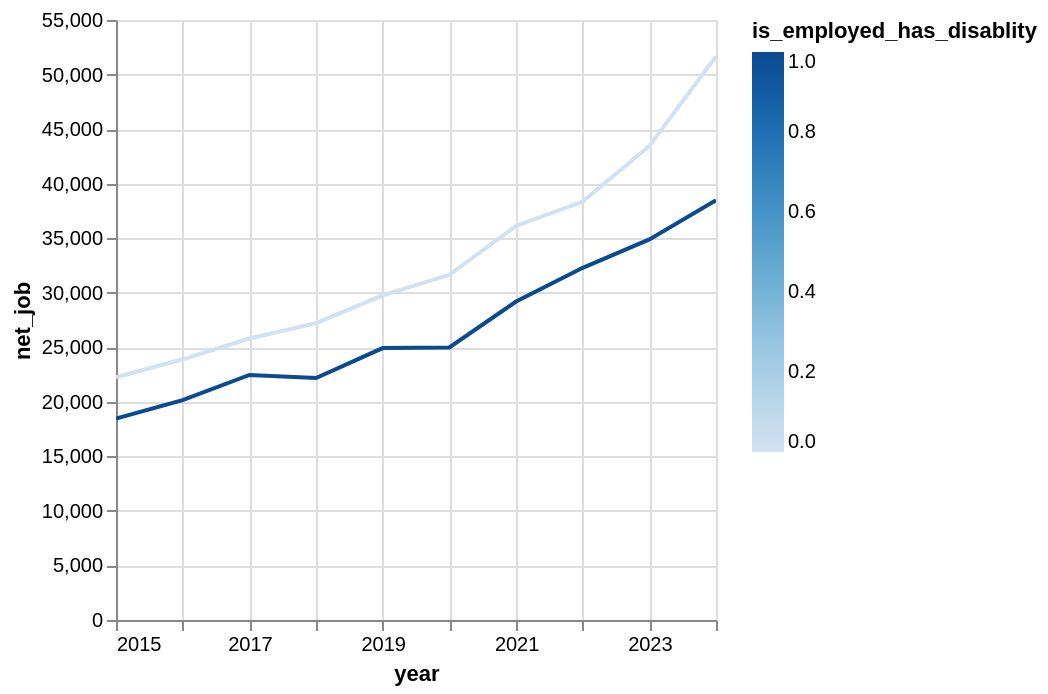

Notebook code cell kept with this figure:
### Code cell
(
    prepsm_data
        .filter(~pl.col('idind').is_in(ids_to_exclude_0 + ids_to_exclude_1))
        .with_columns(pl.col('year').cast(pl.Int32).cast(pl.String).str.to_date("%Y"))
        .group_by(['year', 'is_employed_has_disablity']).agg(pl.col('net_job').mean())
).plot.line(x='year', y='net_job', color='is_employed_has_disablity')

### Figure 1 — Vega specification as saved in the notebook (floating-point values rounded to 4 significant figures)
{"$schema": "https://vega.github.io/schema/vega/v6.json", "data": [{"name": "param_1e9efca18e7a2868_store"}, {"name": "source_0", "values": [{"year": "2018-01-01T00:00:00.000", "is_employed_has_disablity": 0, "net_job": 27220.0}, {"year": "2023-01-01T00:00:00.000", "is_employed_has_disablity": 1, "net_job": 34890.0}, {"year": "2016-01-01T00:00:00.000", "is_employed_has_disablity": 0, "net_job": 23900.0}, {"year": "2019-01-01T00:00:00.000", "is_employed_has_disablity": 0, "net_job": 29760.0}, {"year": "2020-01-01T00:00:00.000", "is_employed_has_disablity": 1, "net_job": 24990.0}, {"year": "2022-01-01T00:00:00.000", "is_employed_has_disablity": 1, "net_job": 32280.0}, {"year": "2017-01-01T00:00:00.000", "is_employed_has_disablity": 1, "net_job": 22460.0}, {"year": "2022-01-01T00:00:00.000", "is_employed_has_disablity": 0, "net_job": 38350.0}, {"year": "2019-01-01T00:00:00.000", "is_employed_has_disablity": 1, "net_job": 24930.0}, {"year": "2021-01-01T00:00:00.000", "is_employed_has_disablity": 0, "net_job": 36120.0}, {"year": "2021-01-01T00:00:00.000", "is_employed_has_disablity": 1, "net_job": 29200.0}, {"year": "2024-01-01T00:00:00.000", "is_employed_has_disablity": 1, "net_job": 38480.0}, {"year": "2015-01-01T00:00:00.000", "is_employed_has_disablity": 1, "net_job": 18470.0}, {"year": "2018-01-01T00:00:00.000", "is_employed_has_disablity": 1, "net_job": 22180.0}, {"year": "2023-01-01T00:00:00.000", "is_employed_has_disablity": 0, "net_job": 43450.0}, {"year": "2020-01-01T00:00:00.000", "is_employed_has_disablity": 0, "net_job": 31640.0}, {"year": "2016-01-01T00:00:00.000", "is_employed_has_disablity": 1, "net_job": 20150.0}, {"year": "2017-01-01T00:00:00.000", "is_employed_has_disablity": 0, "net_job": 25810.0}, {"year": "2024-01-01T00:00:00.000", "is_employed_has_disablity": 0, "net_job": 51660.0}, {"year": "2015-01-01T00:00:00.000", "is_employed_has_disablity": 0, "net_job": 22250.0}], "transform": [{"type": "formula", "expr": "toDate(datum['year'])", "as": "year"}]}, {"name": "source_0_y_domain_net_job", "values": [{"min": 18470.0, "max": 51660.0}]}, {"name": "source_0_color_domain_is_employed_has_disablity", "values": [{"min": 0, "max": 1}]}], "signals": [{"name": "unit", "value": {}, "on": [{"events": "pointermove", "update": "isTuple(group()) ? group() : unit"}]}, {"name": "param_1e9efca18e7a2868", "update": "vlSelectionResolve(\"param_1e9efca18e7a2868_store\", \"union\")"}, {"name": "param_1e9efca18e7a2868_year", "on": [{"events": [{"source": "view", "type": "dblclick"}], "update": "null"}, {"events": {"signal": "param_1e9efca18e7a2868_translate_delta"}, "update": "panLinear(param_1e9efca18e7a2868_translate_anchor.extent_x, -param_1e9efca18e7a2868_translate_delta.x / width)"}, {"events": {"signal": "param_1e9efca18e7a2868_zoom_delta"}, "update": "zoomLinear(domain(\"x\"), param_1e9efca18e7a2868_zoom_anchor.x, param_1e9efca18e7a2868_zoom_delta)"}]}, {"name": "param_1e9efca18e7a2868_net_job", "on": [{"events": [{"source": "view", "type": "dblclick"}], "update": "null"}, {"events": {"signal": "param_1e9efca18e7a2868_translate_delta"}, "update": "panLinear(param_1e9efca18e7a2868_translate_anchor.extent_y, param_1e9efca18e7a2868_translate_delta.y / height)"}, {"events": {"signal": "param_1e9efca18e7a2868_zoom_delta"}, "update": "zoomLinear(domain(\"y\"), param_1e9efca18e7a2868_zoom_anchor.y, param_1e9efca18e7a2868_zoom_delta)"}]}, {"name": "param_1e9efca18e7a2868_tuple", "on": [{"events": [{"signal": "param_1e9efca18e7a2868_year || param_1e9efca18e7a2868_net_job"}], "update": "param_1e9efca18e7a2868_year && param_1e9efca18e7a2868_net_job ? {unit: \"\", fields: param_1e9efca18e7a2868_tuple_fields, values: [param_1e9efca18e7a2868_year,param_1e9efca18e7a2868_net_job]} : null"}]}, {"name": "param_1e9efca18e7a2868_tuple_fields", "value": [{"field": "year", "channel": "x", "type": "R"}, {"field": "net_job", "channel": "y", "type": "R"}]}, {"name": "param_1e9efca18e7a2868_translate_anchor", "value": {}, "on": [{"events": [{"source": "scope", "type": "pointerdown"}], "update": "{x: x(unit), y: y(unit), extent_x: domain(\"x\"), extent_y: domain(\"y\")}"}]}, {"name": "param_1e9efca18e7a2868_translate_delta", "value": {}, "on": [{"events": [{"source": "window", "between": [{"source": "scope", "type": "pointerdown"}, {"source": "window", "type": "pointerup"}], "type": "pointermove", "consume": true}], "update": "{x: param_1e9efca18e7a2868_translate_anchor.x - x(unit), y: param_1e9efca18e7a2868_translate_anchor.y - y(unit)}"}]}, {"name": "param_1e9efca18e7a2868_zoom_anchor", "on": [{"events": [{"source": "scope", "type": "wheel", "consume": true}], "update": "{x: invert(\"x\", x(unit)), y: invert(\"y\", y(unit))}"}]}, {"name": "param_1e9efca18e7a2868_zoom_delta", "on": [{"events": [{"source": "scope", "consume": true, "type": "wheel"}], "update": "pow(1.001, event.deltaY * pow(16, event.deltaMode))", "force": true}]}, {"name": "param_1e9efca18e7a2868_modify", "on": [{"events": {"signal": "param_1e9efca18e7a2868_tuple"}, "update": "modify(\"param_1e9efca18e7a2868_store\", param_1e9efca18e7a2868_tuple, true)"}]}], "marks": [{"type": "group", "name": "pathgroup", "from": {"facet": {"data": "source_0", "name": "faceted_path_main", "groupby": ["is_employed_has_disablity"]}}, "encode": {"update": {"height": {"field": {"signal": null, "datum": null, "group": "height", "parent": null}}, "width": {"field": {"signal": null, "datum": null, "group": "width", "parent": null}}}}, "marks": [{"type": "line", "name": "marks", "from": {"data": "faceted_path_main"}, "sort": {"field": "x"}, "encode": {"update": {"tooltip": {"signal": "{\"year\": timeFormat(datum[\"year\"], \"%b %d, %Y\"), \"net_job\": format(datum[\"net_job\"], \"\"), \"is_employed_has_disablity\": format(datum[\"is_employed_has_disablity\"], \"\")}"}, "stroke": {"field": "is_employed_has_disablity", "scale": "color"}, "x": {"field": "year", "scale": "x"}, "y": {"field": "net_job", "scale": "y"}, "defined": {"signal": "isValid(datum[\"year\"]) && isFinite(+datum[\"year\"]) && isValid(datum[\"net_job\"]) && isFinite(+datum[\"net_job\"]) && isValid(datum[\"is_employed_has_disablity\"]) && isFinite(+datum[\"is_employed_has_disablity\"])"}}}, "interactive": true, "clip": true, "style": ["line"]}]}], "scales": [{"name": "x", "type": "time", "domain": {"data": "source_0", "field": "year"}, "range": [0, {"signal": "width"}], "domainRaw": {"signal": "param_1e9efca18e7a2868[\"year\"]"}}, {"name": "y", "type": "linear", "domain": [{"signal": "(data(\"source_0_y_domain_net_job\")[0] || {}).min"}, {"signal": "(data(\"source_0_y_domain_net_job\")[0] || {}).max"}], "range": [{"signal": "height"}, 0], "domainRaw": {"signal": "param_1e9efca18e7a2868[\"net_job\"]"}, "nice": true, "zero": true}, {"name": "color", "type": "linear", "domain": [{"signal": "(data(\"source_0_color_domain_is_employed_has_disablity\")[0] || {}).min"}, {"signal": "(data(\"source_0_color_domain_is_employed_has_disablity\")[0] || {}).max"}], "range": "ramp", "interpolate": "hcl", "zero": false}], "axes": [{"scale": "x", "domain": false, "labels": false, "ticks": false, "orient": "bottom", "tickCount": {"signal": "ceil(width/40)"}, "zindex": 0, "gridScale": "y", "aria": false, "grid": true, "minExtent": 0, "maxExtent": 0}, {"scale": "y", "tickCount": {"signal": "ceil(height/40)"}, "zindex": 0, "maxExtent": 0, "domain": false, "labels": false, "grid": true, "gridScale": "x", "aria": false, "minExtent": 0, "orient": "left", "ticks": false}, {"scale": "x", "labelFlush": true, "title": "year", "grid": false, "orient": "bottom", "tickCount": {"signal": "ceil(width/40)"}, "labelOverlap": true, "zindex": 0}, {"scale": "y", "grid": false, "title": "net_job", "zindex": 0, "labelOverlap": true, "orient": "left", "tickCount": {"signal": "ceil(height/40)"}}], "height": 300, "width": 300, "legends": [{"stroke": "color", "gradientLength": {"signal": "clamp(height, 64, 200)"}, "title": "is_employed_has_disablity"}], "background": "white", "padding": 5, "style": "cell"}
